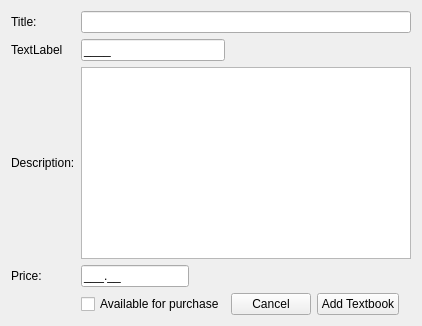
      <widget class="QWidget" name="contentManageChapterForm">
       <layout class="QGridLayout" name="gridLayout_15">
        <item row="1" column="1">
         <widget class="QLineEdit" name="lineChapterNumber">
          <property name="inputMask">
           <string>9999;_</string>
          </property>
         </widget>
        </item>
        <item row="2" column="1" colspan="5">
         <widget class="QTextBrowser" name="lineChapterDescription">
          <property name="readOnly">
           <bool>false</bool>
          </property>
         </widget>
        </item>
        <item row="1" column="0">
         <widget class="QLabel" name="labelContentNumber">
          <property name="text">
           <string>TextLabel</string>
          </property>
         </widget>
        </item>
        <item row="0" column="1" colspan="5">
         <widget class="QLineEdit" name="lineChapterTitle"/>
        </item>
        <item row="2" column="0">
         <widget class="QLabel" name="label_21">
          <property name="text">
           <string>Description:</string>
          </property>
         </widget>
        </item>
        <item row="3" column="0">
         <widget class="QLabel" name="label_23">
          <property name="text">
           <string>Price:</string>
          </property>
         </widget>
        </item>
        <item row="3" column="1">
         <widget class="QLineEdit" name="lineChapterPrice">
          <property name="sizePolicy">
           <sizepolicy hsizetype="Fixed" vsizetype="Preferred">
            <horstretch>1</horstretch>
            <verstretch>0</verstretch>
           </sizepolicy>
          </property>
          <property name="inputMask">
           <string>999.99;_</string>
          </property>
          <property name="text">
           <string>.</string>
          </property>
          <property name="maxLength">
           <number>6</number>
          </property>
          <property name="cursorPosition">
           <number>6</number>
          </property>
          <property name="placeholderText">
           <string>Price</string>
          </property>
         </widget>
        </item>
        <item row="0" column="0">
         <widget class="QLabel" name="label_22">
          <property name="text">
           <string>Title:</string>
          </property>
         </widget>
        </item>
        <item row="4" column="1">
         <widget class="QCheckBox" name="checkBoxChapterAvailable">
          <property name="text">
           <string>Available for purchase</string>
          </property>
         </widget>
        </item>
        <item row="4" column="3">
         <widget class="QPushButton" name="btnChapterAddEdit">
          <property name="sizePolicy">
           <sizepolicy hsizetype="Fixed" vsizetype="Fixed">
            <horstretch>0</horstretch>
            <verstretch>0</verstretch>
           </sizepolicy>
          </property>
          <property name="text">
           <string>Add Textbook</string>
          </property>
         </widget>
        </item>
        <item row="4" column="2">
         <widget class="QPushButton" name="btnChapterCancel">
          <property name="sizePolicy">
           <sizepolicy hsizetype="Fixed" vsizetype="Fixed">
            <horstretch>0</horstretch>
            <verstretch>0</verstretch>
           </sizepolicy>
          </property>
          <property name="text">
           <string>Cancel</string>
          </property>
         </widget>
        </item>
       </layout>
      </widget>
